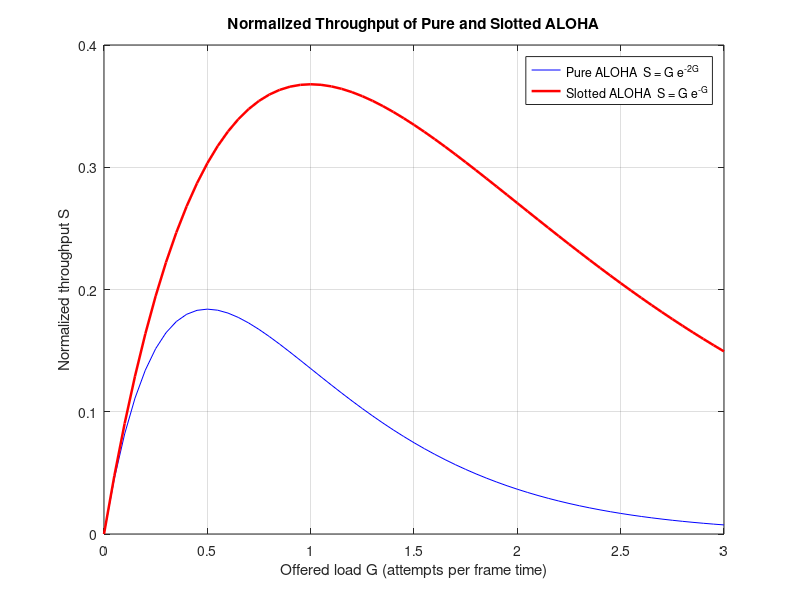

The MATLAB script that drew this image:
%% Q7 - Pure ALOHA vs Slotted ALOHA
clear; clc; close all;

% 1. Offered load
G = 0:0.05:3;

% 2. Throughput
S_pure    = G .* exp(-2*G);
S_slotted = G .* exp(-G);

% 3. Plot
figure;
plot(G, S_pure, 'b-', G, S_slotted, 'r-', 'LineWidth', 1.8);
grid on;
legend('Pure ALOHA  S = G e^{-2G}', 'Slotted ALOHA  S = G e^{-G}', 'Location', 'northeast');
title('Normalized Throughput of Pure and Slotted ALOHA');
xlabel('Offered load G (attempts per frame time)');
ylabel('Normalized throughput S');

% 4. Maximum throughput
[maxP, iP] = max(S_pure);
[maxS, iS] = max(S_slotted);
fprintf('Pure ALOHA    : max S = %.4f at G = %.2f\n', maxP, G(iP));
fprintf('Slotted ALOHA : max S = %.4f at G = %.2f\n\n', maxS, G(iS));

% 5. Values at G = 0.5, 1.0, 2.0
Gq = [0.5 1.0 2.0];
fprintf('%-8s %-18s %-18s\n', 'G', 'Pure ALOHA (S)', 'Slotted ALOHA (S)');
for g = Gq
    k = find(abs(G - g) < 1e-9, 1);
    fprintf('%-8.1f %-18.4f %-18.4f\n', g, S_pure(k), S_slotted(k));
end

% 6. Interpretation
fprintf('\nInterpretation: Slotted ALOHA has the higher theoretical maximum (about twice\n');
fprintf('that of Pure ALOHA). In Pure ALOHA a frame can collide with others that start\n');
fprintf('within two frame times (a vulnerable period of 2T). Slotted ALOHA forces stations\n');
fprintf('to start only at slot boundaries, halving the vulnerable period to T.\n');
